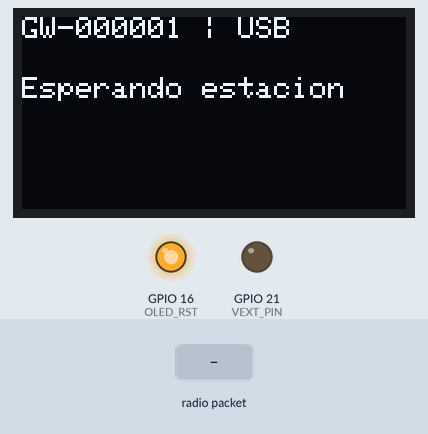
Bench run of a sketch on a simulated ESP32. On the bench: 128×64 one-colour display, output pins drawn as LEDs (lit = HIGH). Inputs (shaded band) come from the test bench. No radio packets arrive unless stated; what the sketch prints to the serial monitor is not drawn.

Above: at 1.3 s.
1.4 s: radio packet "1" arrives
At 2.2 s:
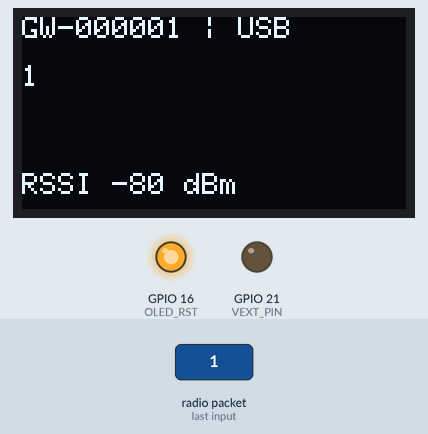
2.9 s: radio packet "0" arrives
At 3.4 s:
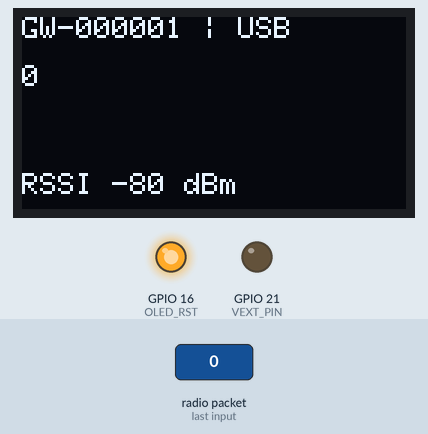
4.4 s: radio packet "2" arrives
At 15.6 s:
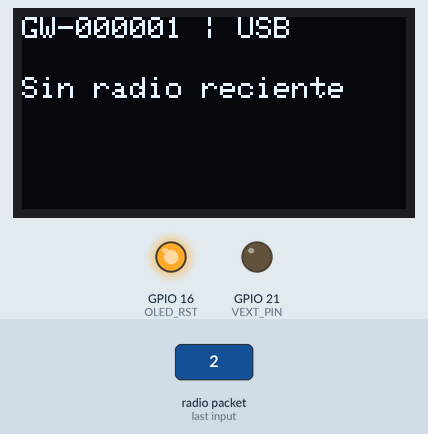
Timing chart, 0 to 15.9 s (numbered marks = the images above; inputs shaded):
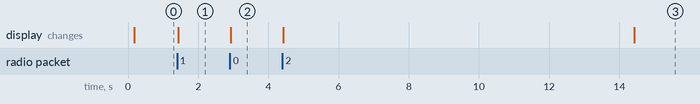

The sketch:

Gateway_USB.ino
```cpp
#include <SPI.h>
#include <LoRa.h>
#include <Wire.h>
#include <Adafruit_GFX.h>
#include <Adafruit_SSD1306.h>

// Heltec WiFi LoRa 32 V2. No network credentials are stored in this gateway.
#define VEXT_PIN 21
#define OLED_SDA 4
#define OLED_SCL 15
#define OLED_RST 16
#define LORA_SCK 5
#define LORA_MISO 19
#define LORA_MOSI 27
#define LORA_CS 18
#define LORA_RST 14
#define LORA_DIO0 26
Adafruit_SSD1306 display(128, 64, &Wire, OLED_RST);
bool pantalla = false;
unsigned long ultimaLectura = 0;
bool tieneLectura = false;

void aviso(const char* texto) {
  if (!pantalla) return;
  display.clearDisplay(); display.setTextSize(1); display.setTextColor(WHITE);
  display.setCursor(0, 0); display.println("GW-000001 | USB");
  display.setCursor(0, 20); display.println(texto); display.display();
}

void setup() {
  Serial.begin(115200);
  pinMode(VEXT_PIN, OUTPUT); digitalWrite(VEXT_PIN, LOW); delay(50);
  pinMode(OLED_RST, OUTPUT); digitalWrite(OLED_RST, LOW); delay(20); digitalWrite(OLED_RST, HIGH);
  Wire.begin(OLED_SDA, OLED_SCL); Wire.setClock(400000);
  pantalla = display.begin(SSD1306_SWITCHCAPVCC, 0x3C);
  aviso("Iniciando LoRa...");
  SPI.begin(LORA_SCK, LORA_MISO, LORA_MOSI, LORA_CS);
  LoRa.setPins(LORA_CS, LORA_RST, LORA_DIO0);
  if (!LoRa.begin(915E6)) {
    Serial.println("// Error al iniciar LoRa"); aviso("Falla radio LoRa"); while (true) delay(1000);
  }
  LoRa.setSpreadingFactor(7); LoRa.setSignalBandwidth(125E3);
  LoRa.setCodingRate4(5); LoRa.setSyncWord(0x12); LoRa.enableCrc();
  Serial.println("// GATEWAY_USB_V1 | GW-000001 | 115200 | 915 MHz");
  Serial.println("// Recibe radio y entrega datos por USB; la laptop gestiona la conexion.");
  aviso("Esperando estacion");
}

void loop() {
  int packetSize = LoRa.parsePacket();
  if (!packetSize) {
    if (tieneLectura && millis() - ultimaLectura > 10000) {
      tieneLectura = false; aviso("Sin radio reciente");
    }
    delay(2); return;
  }
  char data[129]; size_t n = 0; bool valido = packetSize <= 128;
  while (LoRa.available()) {
    int c = LoRa.read();
    if (c < 32 || c > 126 || n >= sizeof(data) - 1) valido = false;
    else data[n++] = (char)c;
  }
  data[n] = '\0';
  if (!valido || n == 0) { Serial.println("// Trama LoRa descartada"); return; }
  int rssi = LoRa.packetRssi();
  // One newline per packet. No HTTP requests block reception of radio packets.
  Serial.print("RX: "); Serial.print(data); Serial.print(" | RSSI: "); Serial.print(rssi); Serial.println(" dBm");
  ultimaLectura = millis(); tieneLectura = true;
  if (!pantalla) return;
  display.clearDisplay(); display.setTextSize(1); display.setTextColor(WHITE);
  display.setCursor(0, 0); display.println("GW-000001 | USB");
  display.setCursor(0, 16); display.println(data);
  display.setCursor(0, 52); display.print("RSSI "); display.print(rssi); display.print(" dBm"); display.display();
}
```

Measured:
- after the input at 1.4 s, the display: changes at once (image 1)
- after the input at 2.9 s, the display: changes at once (image 2)
